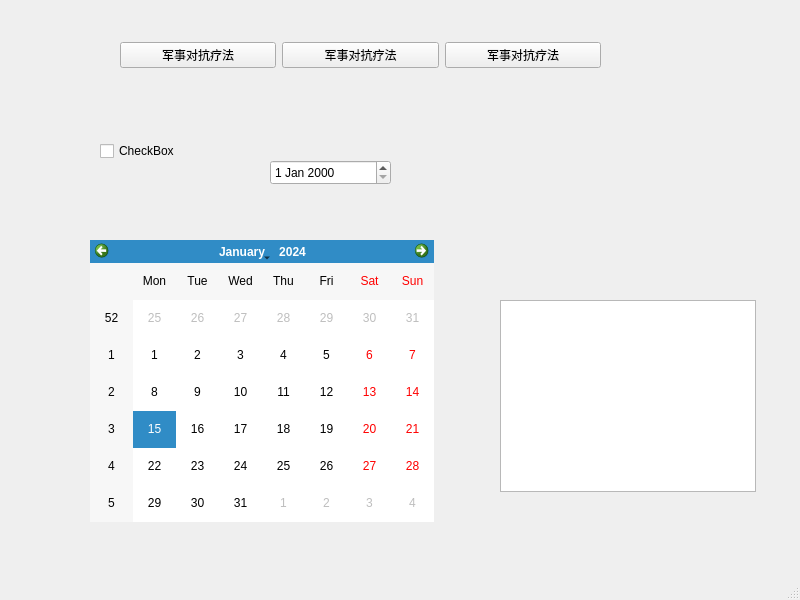
<?xml version="1.0" encoding="UTF-8"?>
<ui version="4.0">
 <class>MainWindow</class>
 <widget class="QMainWindow" name="MainWindow">
  <property name="geometry">
   <rect>
    <x>0</x>
    <y>0</y>
    <width>800</width>
    <height>600</height>
   </rect>
  </property>
  <property name="windowTitle">
   <string>MainWindow</string>
  </property>
  <widget class="QWidget" name="centralwidget">
   <widget class="QListView" name="listView">
    <property name="geometry">
     <rect>
      <x>500</x>
      <y>300</y>
      <width>256</width>
      <height>192</height>
     </rect>
    </property>
   </widget>
   <widget class="QCheckBox" name="checkBox">
    <property name="geometry">
     <rect>
      <x>100</x>
      <y>140</y>
      <width>105</width>
      <height>22</height>
     </rect>
    </property>
    <property name="text">
     <string>CheckBox</string>
    </property>
   </widget>
   <widget class="QDateEdit" name="dateEdit">
    <property name="geometry">
     <rect>
      <x>270</x>
      <y>160</y>
      <width>121</width>
      <height>25</height>
     </rect>
    </property>
   </widget>
   <widget class="QCalendarWidget" name="calendarWidget">
    <property name="geometry">
     <rect>
      <x>90</x>
      <y>240</y>
      <width>344</width>
      <height>282</height>
     </rect>
    </property>
   </widget>
   <widget class="QWidget" name="">
    <property name="geometry">
     <rect>
      <x>120</x>
      <y>10</y>
      <width>481</width>
      <height>91</height>
     </rect>
    </property>
    <layout class="QHBoxLayout" name="horizontalLayout">
     <item>
      <widget class="QPushButton" name="pushButton">
       <property name="text">
        <string>军事对抗疗法</string>
       </property>
      </widget>
     </item>
     <item>
      <widget class="QPushButton" name="pushButton_2">
       <property name="text">
        <string>军事对抗疗法</string>
       </property>
      </widget>
     </item>
     <item>
      <widget class="QPushButton" name="pushButton_3">
       <property name="text">
        <string>军事对抗疗法</string>
       </property>
      </widget>
     </item>
    </layout>
   </widget>
  </widget>
  <widget class="QMenuBar" name="menubar">
   <property name="geometry">
    <rect>
     <x>0</x>
     <y>0</y>
     <width>800</width>
     <height>30</height>
    </rect>
   </property>
  </widget>
  <widget class="QStatusBar" name="statusbar"/>
 </widget>
 <resources/>
 <connections/>
</ui>
